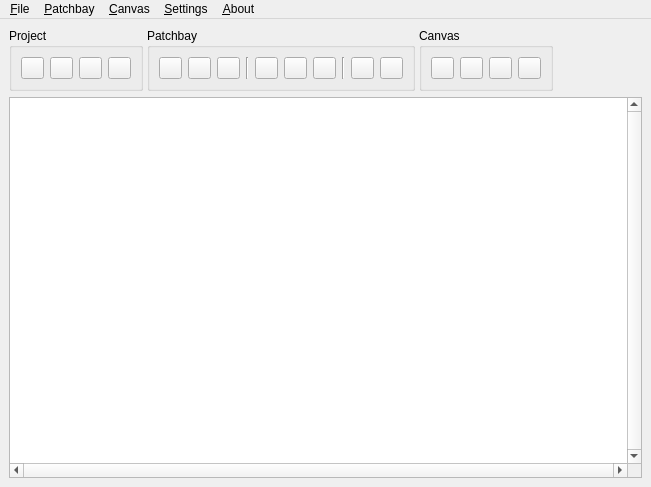
<?xml version="1.0" encoding="UTF-8"?>
<ui version="4.0">
 <class>CatarinaMainW</class>
 <widget class="QMainWindow" name="CatarinaMainW">
  <property name="geometry">
   <rect>
    <x>0</x>
    <y>0</y>
    <width>651</width>
    <height>487</height>
   </rect>
  </property>
  <property name="windowTitle">
   <string>Catarina</string>
  </property>
  <widget class="QWidget" name="centralwidget">
   <layout class="QVBoxLayout" name="verticalLayout">
    <item>
     <widget class="QFrame" name="frame_toolbar">
      <layout class="QHBoxLayout" name="horizontalLayout_3">
       <property name="spacing">
        <number>4</number>
       </property>
       <property name="margin">
        <number>0</number>
       </property>
       <item>
        <widget class="QGroupBox" name="group_project">
         <property name="title">
          <string>Project</string>
         </property>
         <layout class="QHBoxLayout" name="horizontalLayout">
          <item>
           <widget class="QPushButton" name="b_project_new">
            <property name="maximumSize">
             <size>
              <width>23</width>
              <height>16777215</height>
             </size>
            </property>
            <property name="toolTip">
             <string>New Project</string>
            </property>
            <property name="text">
             <string/>
            </property>
            <property name="icon">
             <iconset resource="../resources.qrc">
              <normaloff>:/16x16/document-new.png</normaloff>:/16x16/document-new.png</iconset>
            </property>
           </widget>
          </item>
          <item>
           <widget class="QPushButton" name="b_project_open">
            <property name="maximumSize">
             <size>
              <width>23</width>
              <height>16777215</height>
             </size>
            </property>
            <property name="toolTip">
             <string>Open Project</string>
            </property>
            <property name="text">
             <string/>
            </property>
            <property name="icon">
             <iconset resource="../resources.qrc">
              <normaloff>:/16x16/document-open.png</normaloff>:/16x16/document-open.png</iconset>
            </property>
           </widget>
          </item>
          <item>
           <widget class="QPushButton" name="b_project_save">
            <property name="maximumSize">
             <size>
              <width>23</width>
              <height>16777215</height>
             </size>
            </property>
            <property name="toolTip">
             <string>Save Project</string>
            </property>
            <property name="text">
             <string/>
            </property>
            <property name="icon">
             <iconset resource="../resources.qrc">
              <normaloff>:/16x16/document-save.png</normaloff>:/16x16/document-save.png</iconset>
            </property>
           </widget>
          </item>
          <item>
           <widget class="QPushButton" name="b_project_save_as">
            <property name="maximumSize">
             <size>
              <width>23</width>
              <height>16777215</height>
             </size>
            </property>
            <property name="toolTip">
             <string>Save Project As</string>
            </property>
            <property name="text">
             <string/>
            </property>
            <property name="icon">
             <iconset resource="../resources.qrc">
              <normaloff>:/16x16/document-save-as.png</normaloff>:/16x16/document-save-as.png</iconset>
            </property>
           </widget>
          </item>
         </layout>
        </widget>
       </item>
       <item>
        <widget class="QGroupBox" name="group_patchbay">
         <property name="title">
          <string>Patchbay</string>
         </property>
         <layout class="QHBoxLayout" name="horizontalLayout_2">
          <item>
           <widget class="QPushButton" name="b_group_add">
            <property name="maximumSize">
             <size>
              <width>23</width>
              <height>16777215</height>
             </size>
            </property>
            <property name="toolTip">
             <string>Add Group</string>
            </property>
            <property name="text">
             <string/>
            </property>
            <property name="icon">
             <iconset resource="../resources.qrc">
              <normaloff>:/16x16/list-add.png</normaloff>:/16x16/list-add.png</iconset>
            </property>
           </widget>
          </item>
          <item>
           <widget class="QPushButton" name="b_group_remove">
            <property name="maximumSize">
             <size>
              <width>23</width>
              <height>16777215</height>
             </size>
            </property>
            <property name="toolTip">
             <string>Remove Group</string>
            </property>
            <property name="text">
             <string/>
            </property>
            <property name="icon">
             <iconset resource="../resources.qrc">
              <normaloff>:/16x16/edit-delete.png</normaloff>:/16x16/edit-delete.png</iconset>
            </property>
           </widget>
          </item>
          <item>
           <widget class="QPushButton" name="b_group_rename">
            <property name="maximumSize">
             <size>
              <width>23</width>
              <height>16777215</height>
             </size>
            </property>
            <property name="toolTip">
             <string>Rename Group</string>
            </property>
            <property name="text">
             <string/>
            </property>
            <property name="icon">
             <iconset resource="../resources.qrc">
              <normaloff>:/16x16/edit-rename.png</normaloff>:/16x16/edit-rename.png</iconset>
            </property>
           </widget>
          </item>
          <item>
           <widget class="Line" name="line">
            <property name="orientation">
             <enum>Qt::Vertical</enum>
            </property>
           </widget>
          </item>
          <item>
           <widget class="QPushButton" name="b_port_add">
            <property name="maximumSize">
             <size>
              <width>23</width>
              <height>16777215</height>
             </size>
            </property>
            <property name="toolTip">
             <string>Add Port</string>
            </property>
            <property name="text">
             <string/>
            </property>
            <property name="icon">
             <iconset resource="../resources.qrc">
              <normaloff>:/16x16/list-add.png</normaloff>:/16x16/list-add.png</iconset>
            </property>
           </widget>
          </item>
          <item>
           <widget class="QPushButton" name="b_port_remove">
            <property name="maximumSize">
             <size>
              <width>23</width>
              <height>16777215</height>
             </size>
            </property>
            <property name="toolTip">
             <string>Remove Port</string>
            </property>
            <property name="text">
             <string/>
            </property>
            <property name="icon">
             <iconset resource="../resources.qrc">
              <normaloff>:/16x16/list-remove.png</normaloff>:/16x16/list-remove.png</iconset>
            </property>
           </widget>
          </item>
          <item>
           <widget class="QPushButton" name="b_port_rename">
            <property name="maximumSize">
             <size>
              <width>23</width>
              <height>16777215</height>
             </size>
            </property>
            <property name="toolTip">
             <string>Rename Port</string>
            </property>
            <property name="text">
             <string/>
            </property>
            <property name="icon">
             <iconset resource="../resources.qrc">
              <normaloff>:/16x16/edit-rename.png</normaloff>:/16x16/edit-rename.png</iconset>
            </property>
           </widget>
          </item>
          <item>
           <widget class="Line" name="line_2">
            <property name="orientation">
             <enum>Qt::Vertical</enum>
            </property>
           </widget>
          </item>
          <item>
           <widget class="QPushButton" name="b_ports_connect">
            <property name="maximumSize">
             <size>
              <width>23</width>
              <height>16777215</height>
             </size>
            </property>
            <property name="toolTip">
             <string>Connect Ports</string>
            </property>
            <property name="text">
             <string/>
            </property>
            <property name="icon">
             <iconset resource="../resources.qrc">
              <normaloff>:/16x16/network-connect.png</normaloff>:/16x16/network-connect.png</iconset>
            </property>
           </widget>
          </item>
          <item>
           <widget class="QPushButton" name="b_ports_disconnect">
            <property name="maximumSize">
             <size>
              <width>23</width>
              <height>16777215</height>
             </size>
            </property>
            <property name="toolTip">
             <string>Disconnect Ports</string>
            </property>
            <property name="text">
             <string/>
            </property>
            <property name="icon">
             <iconset resource="../resources.qrc">
              <normaloff>:/16x16/network-disconnect.png</normaloff>:/16x16/network-disconnect.png</iconset>
            </property>
           </widget>
          </item>
         </layout>
        </widget>
       </item>
       <item>
        <widget class="QGroupBox" name="group_canvas">
         <property name="title">
          <string>Canvas</string>
         </property>
         <layout class="QHBoxLayout" name="horizontalLayout_4">
          <item>
           <widget class="QPushButton" name="b_canvas_zoom_fit">
            <property name="maximumSize">
             <size>
              <width>23</width>
              <height>16777215</height>
             </size>
            </property>
            <property name="toolTip">
             <string>Zoom Auto-Fit</string>
            </property>
            <property name="text">
             <string/>
            </property>
            <property name="icon">
             <iconset resource="../resources.qrc">
              <normaloff>:/16x16/zoom-fit-best.png</normaloff>:/16x16/zoom-fit-best.png</iconset>
            </property>
           </widget>
          </item>
          <item>
           <widget class="QPushButton" name="b_canvas_zoom_in">
            <property name="maximumSize">
             <size>
              <width>23</width>
              <height>16777215</height>
             </size>
            </property>
            <property name="toolTip">
             <string>Zoom In</string>
            </property>
            <property name="text">
             <string/>
            </property>
            <property name="icon">
             <iconset resource="../resources.qrc">
              <normaloff>:/16x16/zoom-in.png</normaloff>:/16x16/zoom-in.png</iconset>
            </property>
           </widget>
          </item>
          <item>
           <widget class="QPushButton" name="b_canvas_zoom_out">
            <property name="maximumSize">
             <size>
              <width>23</width>
              <height>16777215</height>
             </size>
            </property>
            <property name="toolTip">
             <string>Zoom Out</string>
            </property>
            <property name="text">
             <string/>
            </property>
            <property name="icon">
             <iconset resource="../resources.qrc">
              <normaloff>:/16x16/zoom-out.png</normaloff>:/16x16/zoom-out.png</iconset>
            </property>
           </widget>
          </item>
          <item>
           <widget class="QPushButton" name="b_canvas_zoom_100">
            <property name="maximumSize">
             <size>
              <width>23</width>
              <height>16777215</height>
             </size>
            </property>
            <property name="toolTip">
             <string>Zoom 100%</string>
            </property>
            <property name="text">
             <string/>
            </property>
            <property name="icon">
             <iconset resource="../resources.qrc">
              <normaloff>:/16x16/zoom-original.png</normaloff>:/16x16/zoom-original.png</iconset>
            </property>
           </widget>
          </item>
         </layout>
        </widget>
       </item>
       <item>
        <spacer name="horizontalSpacer">
         <property name="orientation">
          <enum>Qt::Horizontal</enum>
         </property>
         <property name="sizeHint" stdset="0">
          <size>
           <width>163</width>
           <height>20</height>
          </size>
         </property>
        </spacer>
       </item>
      </layout>
     </widget>
    </item>
    <item>
     <widget class="QGraphicsView" name="graphicsView">
      <property name="verticalScrollBarPolicy">
       <enum>Qt::ScrollBarAlwaysOn</enum>
      </property>
      <property name="horizontalScrollBarPolicy">
       <enum>Qt::ScrollBarAlwaysOn</enum>
      </property>
     </widget>
    </item>
   </layout>
  </widget>
  <widget class="QMenuBar" name="menubar">
   <property name="geometry">
    <rect>
     <x>0</x>
     <y>0</y>
     <width>651</width>
     <height>19</height>
    </rect>
   </property>
   <widget class="QMenu" name="menu_File">
    <property name="title">
     <string>&amp;File</string>
    </property>
    <addaction name="act_project_new"/>
    <addaction name="act_project_open"/>
    <addaction name="separator"/>
    <addaction name="act_project_save"/>
    <addaction name="act_project_save_as"/>
    <addaction name="separator"/>
    <addaction name="act_quit"/>
   </widget>
   <widget class="QMenu" name="menu_Patchbay">
    <property name="title">
     <string>&amp;Patchbay</string>
    </property>
    <addaction name="act_patchbay_add_group"/>
    <addaction name="act_patchbay_remove_group"/>
    <addaction name="act_patchbay_rename_group"/>
    <addaction name="separator"/>
    <addaction name="act_patchbay_add_port"/>
    <addaction name="act_patchbay_remove_port"/>
    <addaction name="act_patchbay_rename_port"/>
    <addaction name="separator"/>
    <addaction name="act_patchbay_connect_ports"/>
    <addaction name="act_patchbay_disconnect_ports"/>
   </widget>
   <widget class="QMenu" name="menu_Settings">
    <property name="title">
     <string>&amp;Settings</string>
    </property>
    <addaction name="act_settings_show_toolbar"/>
    <addaction name="separator"/>
    <addaction name="act_settings_configure"/>
   </widget>
   <widget class="QMenu" name="menu_About">
    <property name="title">
     <string>&amp;About</string>
    </property>
    <addaction name="act_help_about"/>
    <addaction name="act_help_about_qt"/>
   </widget>
   <widget class="QMenu" name="menu_Canvas">
    <property name="title">
     <string>&amp;Canvas</string>
    </property>
    <widget class="QMenu" name="menu_Zoom">
     <property name="title">
      <string>Zoom</string>
     </property>
     <addaction name="act_canvas_zoom_fit"/>
     <addaction name="separator"/>
     <addaction name="act_canvas_zoom_in"/>
     <addaction name="act_canvas_zoom_out"/>
     <addaction name="act_canvas_zoom_100"/>
    </widget>
    <addaction name="act_canvas_arrange"/>
    <addaction name="act_canvas_refresh"/>
    <addaction name="separator"/>
    <addaction name="menu_Zoom"/>
    <addaction name="separator"/>
    <addaction name="act_canvas_print"/>
    <addaction name="act_canvas_save_image"/>
   </widget>
   <addaction name="menu_File"/>
   <addaction name="menu_Patchbay"/>
   <addaction name="menu_Canvas"/>
   <addaction name="menu_Settings"/>
   <addaction name="menu_About"/>
  </widget>
  <action name="act_save">
   <property name="icon">
    <iconset resource="../resources.qrc">
     <normaloff>:/16x16/document-save.png</normaloff>:/16x16/document-save.png</iconset>
   </property>
   <property name="text">
    <string>&amp;Save Positions</string>
   </property>
   <property name="shortcut">
    <string>Ctrl+S</string>
   </property>
  </action>
  <action name="act_quit">
   <property name="icon">
    <iconset resource="../resources.qrc">
     <normaloff>:/16x16/application-exit.png</normaloff>:/16x16/application-exit.png</iconset>
   </property>
   <property name="text">
    <string>&amp;Quit</string>
   </property>
   <property name="shortcut">
    <string>Ctrl+Q</string>
   </property>
  </action>
  <action name="act_patchbay_add_group">
   <property name="icon">
    <iconset resource="../resources.qrc">
     <normaloff>:/16x16/list-add.png</normaloff>:/16x16/list-add.png</iconset>
   </property>
   <property name="text">
    <string>Add Group...</string>
   </property>
  </action>
  <action name="act_patchbay_remove_group">
   <property name="icon">
    <iconset resource="../resources.qrc">
     <normaloff>:/16x16/edit-delete.png</normaloff>:/16x16/edit-delete.png</iconset>
   </property>
   <property name="text">
    <string>Remove Group...</string>
   </property>
  </action>
  <action name="act_patchbay_add_port">
   <property name="icon">
    <iconset resource="../resources.qrc">
     <normaloff>:/16x16/list-add.png</normaloff>:/16x16/list-add.png</iconset>
   </property>
   <property name="text">
    <string>Add Port...</string>
   </property>
  </action>
  <action name="act_patchbay_remove_port">
   <property name="icon">
    <iconset resource="../resources.qrc">
     <normaloff>:/16x16/list-remove.png</normaloff>:/16x16/list-remove.png</iconset>
   </property>
   <property name="text">
    <string>Remove Port...</string>
   </property>
  </action>
  <action name="act_patchbay_rename_port">
   <property name="icon">
    <iconset resource="../resources.qrc">
     <normaloff>:/16x16/edit-rename.png</normaloff>:/16x16/edit-rename.png</iconset>
   </property>
   <property name="text">
    <string>Rename Port...</string>
   </property>
  </action>
  <action name="act_patchbay_connect_ports">
   <property name="icon">
    <iconset resource="../resources.qrc">
     <normaloff>:/16x16/network-connect.png</normaloff>:/16x16/network-connect.png</iconset>
   </property>
   <property name="text">
    <string>&amp;Connect Ports...</string>
   </property>
  </action>
  <action name="act_patchbay_disconnect_ports">
   <property name="icon">
    <iconset resource="../resources.qrc">
     <normaloff>:/16x16/network-disconnect.png</normaloff>:/16x16/network-disconnect.png</iconset>
   </property>
   <property name="text">
    <string>&amp;Disconnect Ports...</string>
   </property>
  </action>
  <action name="act_canvas_refresh">
   <property name="icon">
    <iconset resource="../resources.qrc">
     <normaloff>:/16x16/view-refresh.png</normaloff>:/16x16/view-refresh.png</iconset>
   </property>
   <property name="text">
    <string>&amp;Refresh</string>
   </property>
   <property name="shortcut">
    <string>Ctrl+R</string>
   </property>
  </action>
  <action name="act_canvas_zoom_fit">
   <property name="icon">
    <iconset resource="../resources.qrc">
     <normaloff>:/16x16/zoom-fit-best.png</normaloff>:/16x16/zoom-fit-best.png</iconset>
   </property>
   <property name="text">
    <string>Auto-Fit</string>
   </property>
   <property name="shortcut">
    <string>Home</string>
   </property>
  </action>
  <action name="act_canvas_zoom_100">
   <property name="icon">
    <iconset resource="../resources.qrc">
     <normaloff>:/16x16/zoom-original.png</normaloff>:/16x16/zoom-original.png</iconset>
   </property>
   <property name="text">
    <string>Zoom 100%</string>
   </property>
   <property name="shortcut">
    <string>Ctrl+1</string>
   </property>
  </action>
  <action name="act_canvas_zoom_out">
   <property name="icon">
    <iconset resource="../resources.qrc">
     <normaloff>:/16x16/zoom-out.png</normaloff>:/16x16/zoom-out.png</iconset>
   </property>
   <property name="text">
    <string>Zoom Out</string>
   </property>
   <property name="shortcut">
    <string>Ctrl+-</string>
   </property>
  </action>
  <action name="act_canvas_zoom_in">
   <property name="icon">
    <iconset resource="../resources.qrc">
     <normaloff>:/16x16/zoom-in.png</normaloff>:/16x16/zoom-in.png</iconset>
   </property>
   <property name="text">
    <string>Zoom In</string>
   </property>
   <property name="shortcut">
    <string>Ctrl++</string>
   </property>
  </action>
  <action name="act_settings_show_toolbar">
   <property name="checkable">
    <bool>true</bool>
   </property>
   <property name="text">
    <string>Show Toolbar</string>
   </property>
  </action>
  <action name="act_help_about_qt">
   <property name="text">
    <string>About Qt</string>
   </property>
  </action>
  <action name="act_help_about">
   <property name="text">
    <string>About Catarina</string>
   </property>
  </action>
  <action name="act_show_patchbay_toolbar">
   <property name="checkable">
    <bool>true</bool>
   </property>
   <property name="text">
    <string>Show Patchbay Toolbar</string>
   </property>
  </action>
  <action name="act_canvas_arrange">
   <property name="icon">
    <iconset resource="../resources.qrc">
     <normaloff>:/16x16/view-sort-ascending.png</normaloff>:/16x16/view-sort-ascending.png</iconset>
   </property>
   <property name="text">
    <string>&amp;Arrange</string>
   </property>
   <property name="shortcut">
    <string>Ctrl+G</string>
   </property>
  </action>
  <action name="act_canvas_print">
   <property name="icon">
    <iconset resource="../resources.qrc">
     <normaloff>:/16x16/document-print.png</normaloff>:/16x16/document-print.png</iconset>
   </property>
   <property name="text">
    <string>Print...</string>
   </property>
  </action>
  <action name="act_canvas_save_image">
   <property name="text">
    <string>Save Image...</string>
   </property>
  </action>
  <action name="act_settings_configure">
   <property name="icon">
    <iconset resource="../resources.qrc">
     <normaloff>:/16x16/configure.png</normaloff>:/16x16/configure.png</iconset>
   </property>
   <property name="text">
    <string>Configure Catarina</string>
   </property>
   <property name="shortcut">
    <string>Ctrl+P</string>
   </property>
  </action>
  <action name="act_project_new">
   <property name="icon">
    <iconset resource="../resources.qrc">
     <normaloff>:/16x16/document-new.png</normaloff>:/16x16/document-new.png</iconset>
   </property>
   <property name="text">
    <string>&amp;New</string>
   </property>
   <property name="shortcut">
    <string>Ctrl+N</string>
   </property>
  </action>
  <action name="act_project_open">
   <property name="icon">
    <iconset resource="../resources.qrc">
     <normaloff>:/16x16/document-open.png</normaloff>:/16x16/document-open.png</iconset>
   </property>
   <property name="text">
    <string>&amp;Open...</string>
   </property>
   <property name="shortcut">
    <string>Ctrl+O</string>
   </property>
  </action>
  <action name="act_project_save">
   <property name="icon">
    <iconset resource="../resources.qrc">
     <normaloff>:/16x16/document-save.png</normaloff>:/16x16/document-save.png</iconset>
   </property>
   <property name="text">
    <string>&amp;Save</string>
   </property>
   <property name="shortcut">
    <string>Ctrl+S</string>
   </property>
  </action>
  <action name="act_project_save_as">
   <property name="icon">
    <iconset resource="../resources.qrc">
     <normaloff>:/16x16/document-save-as.png</normaloff>:/16x16/document-save-as.png</iconset>
   </property>
   <property name="text">
    <string>Save &amp;As...</string>
   </property>
   <property name="shortcut">
    <string>Ctrl+Shift+S</string>
   </property>
  </action>
  <action name="act_patchbay_rename_group">
   <property name="icon">
    <iconset resource="../resources.qrc">
     <normaloff>:/16x16/edit-rename.png</normaloff>:/16x16/edit-rename.png</iconset>
   </property>
   <property name="text">
    <string>Rename Group...</string>
   </property>
  </action>
 </widget>
 <resources>
  <include location="../resources.qrc"/>
 </resources>
 <connections>
  <connection>
   <sender>act_quit</sender>
   <signal>triggered()</signal>
   <receiver>CatarinaMainW</receiver>
   <slot>close()</slot>
   <hints>
    <hint type="sourcelabel">
     <x>-1</x>
     <y>-1</y>
    </hint>
    <hint type="destinationlabel">
     <x>325</x>
     <y>243</y>
    </hint>
   </hints>
  </connection>
  <connection>
   <sender>act_settings_show_toolbar</sender>
   <signal>toggled(bool)</signal>
   <receiver>frame_toolbar</receiver>
   <slot>setVisible(bool)</slot>
   <hints>
    <hint type="sourcelabel">
     <x>-1</x>
     <y>-1</y>
    </hint>
    <hint type="destinationlabel">
     <x>325</x>
     <y>60</y>
    </hint>
   </hints>
  </connection>
 </connections>
</ui>
